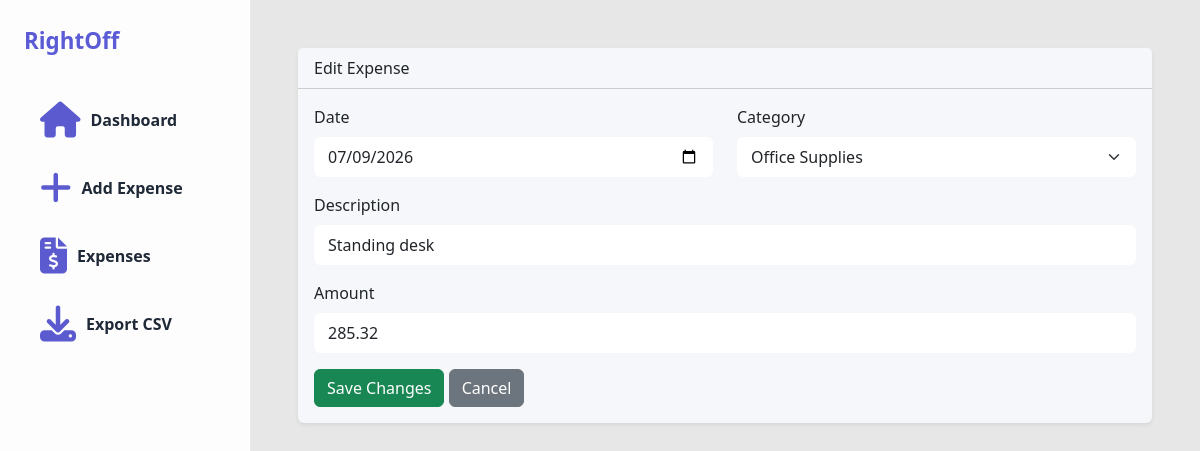
The app's page /edit/12/ with its own data.
### expenses/models.py (models this page shows, shortened)
class Expense(models.Model):
    CATEGORY_CHOICES = [
        ('Software', 'Software'),
        ('Equipment', 'Equipment'),
        ('Internet', 'Internet'),
        ('Office Supplies', 'Office Supplies'),
        ('Mileage', 'Mileage'),
        ('Advertising', 'Advertising'),
        ('Education', 'Education'),
        ('Travel', 'Travel'),
        ('Other', 'Other'),
    ]
    date = models.DateField()
    category = models.CharField(
        max_length=100,
        choices=CATEGORY_CHOICES
    )
    description = models.CharField(max_length=255)
    amount = models.DecimalField(
        max_digits=10,
        decimal_places=2
    )

### expenses/views.py (the view)
def edit_expense(request, expense_id):
    expense = get_object_or_404(
        Expense,
        id=expense_id
    )
    if request.method == 'POST':
        form = ExpenseForm(
            request.POST,
            instance=expense
        )
        if form.is_valid():
            form.save()
            messages.success(
                request,
                "Expense updated successfully!"
            )
            return redirect('/list/')
    else:
        form = ExpenseForm(
            instance=expense
        )
    return render(
        request,
        'expenses/edit_expense.html',
        {
            'form': form,
            'expense': expense
        }
    )

### expenses/forms.py
class ExpenseForm(forms.ModelForm):
    class Meta:
        model = Expense
        fields = [
            'date',
            'category',
            'description',
            'amount'
        ]
        widgets = {
            'date': forms.DateInput(
                attrs={
                    'type': 'date',
                    'class': 'form-control'
                }
            ),
            'category': forms.Select(
                attrs={
                    'class': 'form-select'
                }
            ),
            'description': forms.TextInput(
                attrs={
                    'class': 'form-control'
                }
            ),
            'amount': forms.NumberInput(
                attrs={
                    'class': 'form-control',
                    'step': '0.01'
                }
            ),
        }

### expenses/templates/expenses/edit_expense.html (shortened to what this page needs)
{% extends 'base.html' %}
{% block content %}
<div class="card shadow-sm">
    <div class="card-header">
        Edit Expense
    </div>
    <div class="card-body">
        <form method="POST">
            <div class="row">
                <div class="col-md-6 mb-3">
                    <label class="form-label">
                        Date
                    </label>
                    {{ form.date }}
                </div>
                <div class="col-md-6 mb-3">
                    <label class="form-label">
                        Category
                    </label>
                    {{ form.category }}
                </div>
            </div>
            <div class="mb-3">
                <label class="form-label">
                    Description
                </label>
                {{ form.description }}
            </div>
            <div class="mb-3">
                <label class="form-label">
                    Amount
                </label>
                {{ form.amount }}
            </div>
            <button
                type="submit"
                class="btn btn-success"
            >
                Save Changes
            </button>
            <a
                href="/list/"
                class="btn btn-secondary"
            >
                Cancel
            </a>
        </form>
    </div>
</div>
{% endblock %}

### static/css/style.css (style rules this page uses)
body { background-color: #E7E7E7; }
.card { border: none; background: #F5F7FA; }
.card-header { background-color: #F5F7FA; }
.form-control, .form-select { border: 2px solid #ffffff; }

### records on screen
Expense: date "07/09/2026", category "Office Supplies", description "Standing desk", amount "285.32"
